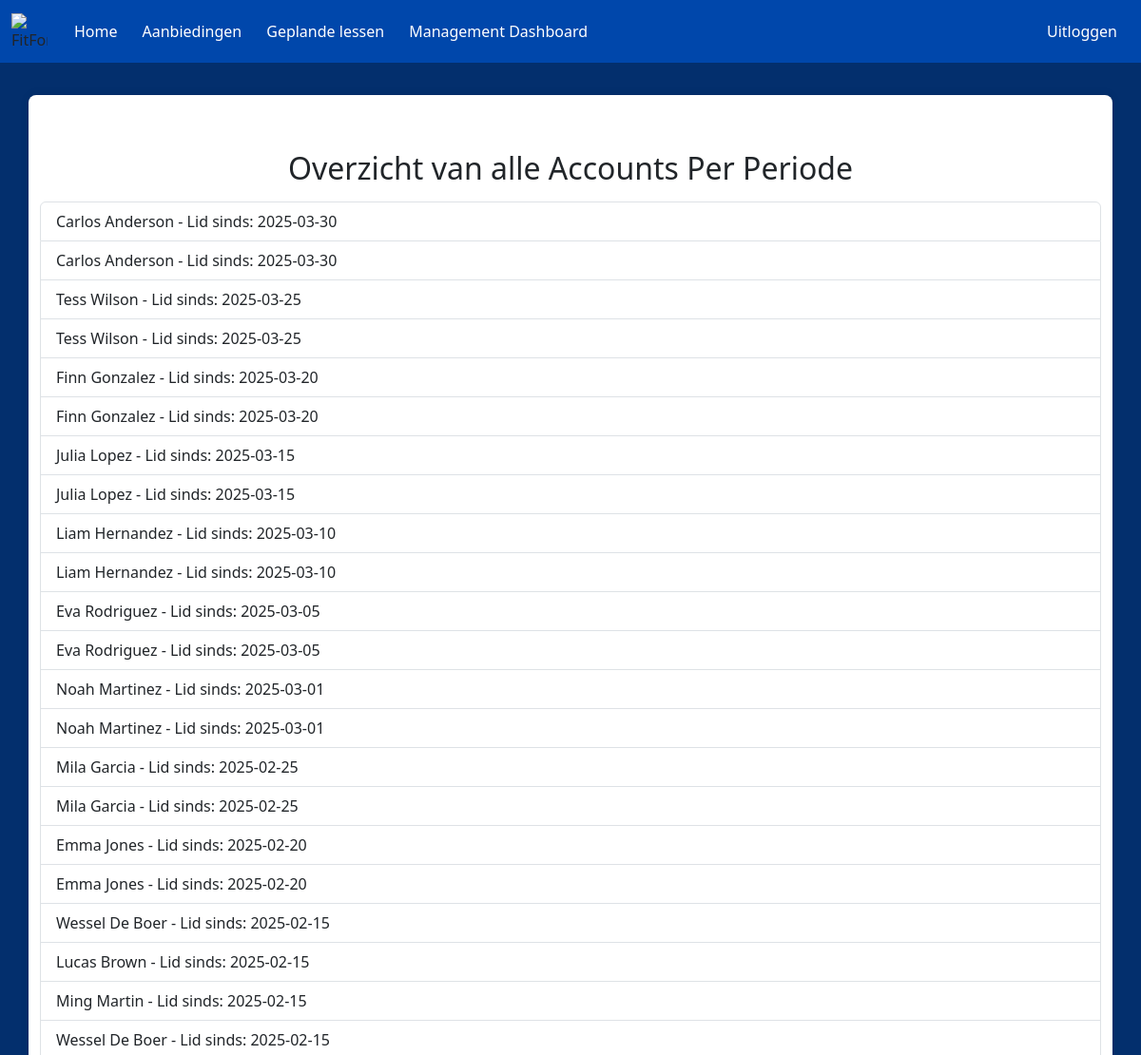
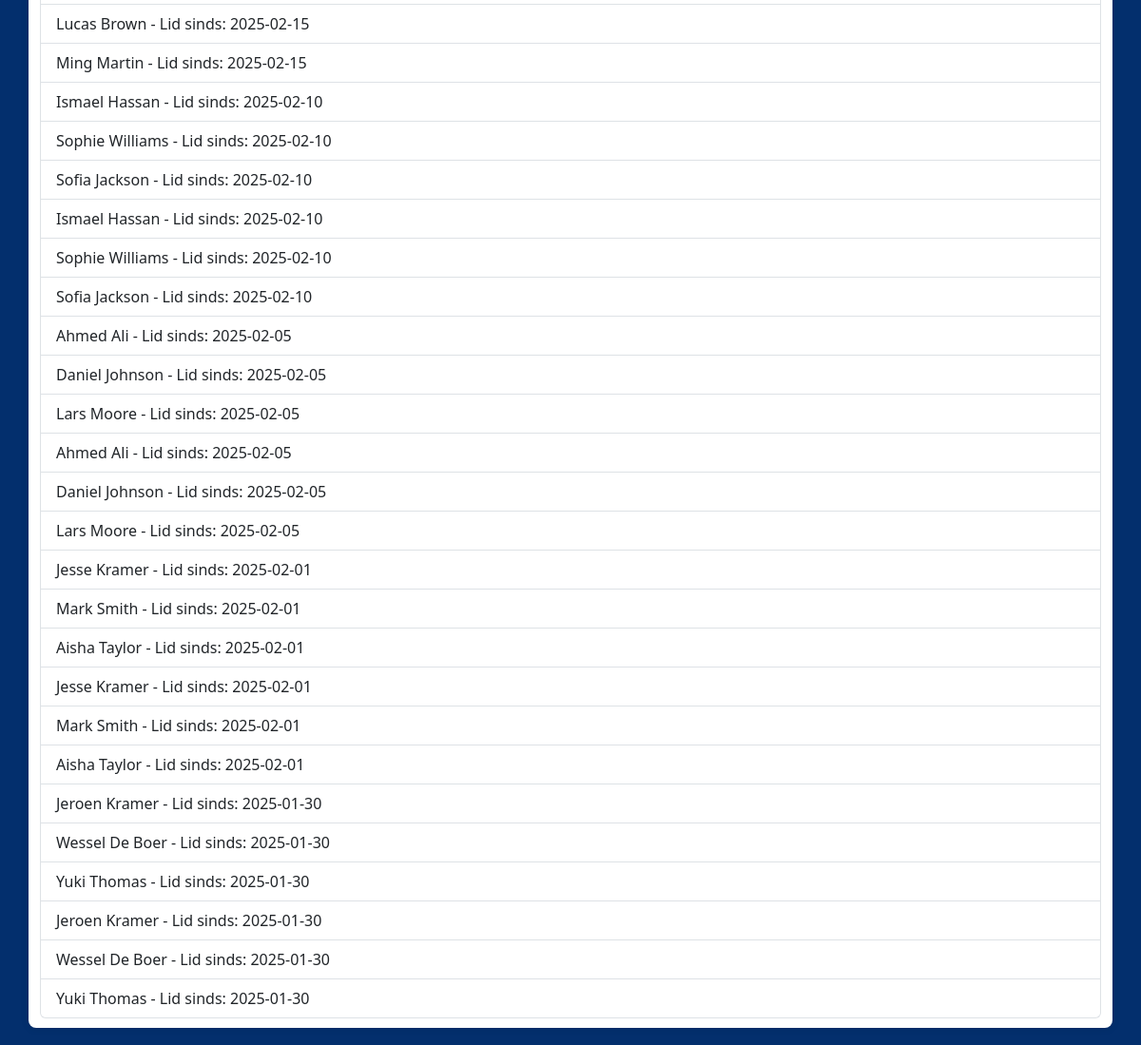
Before: /PerPeriode/AccountPerPeriode.php with the older database file (2 pictures, top to bottom).
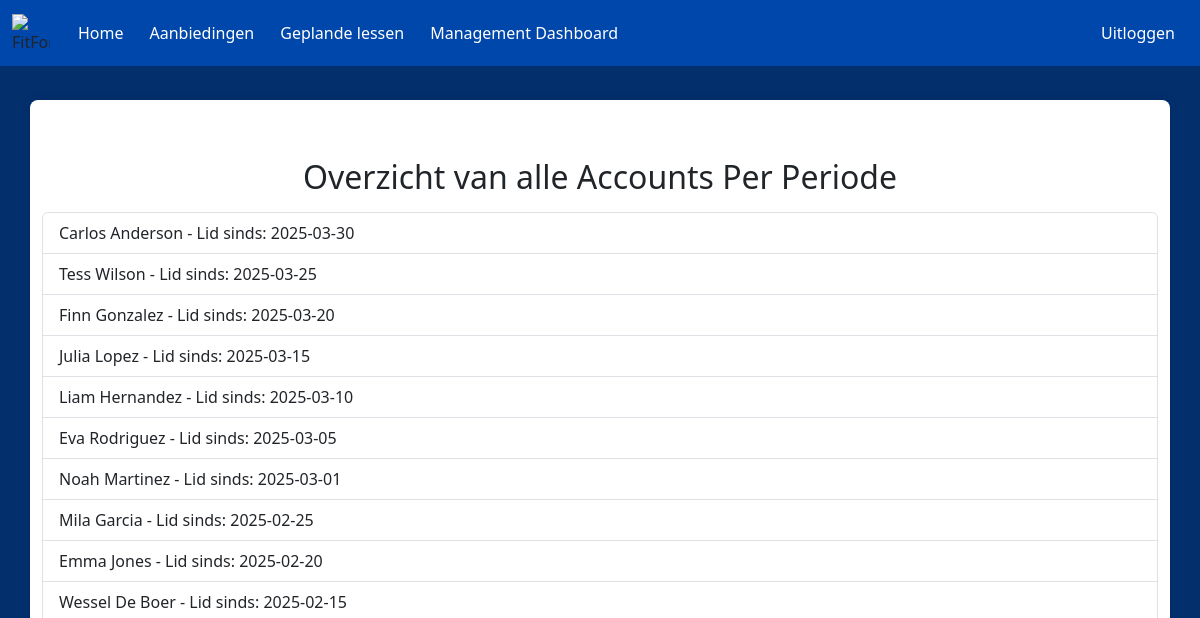
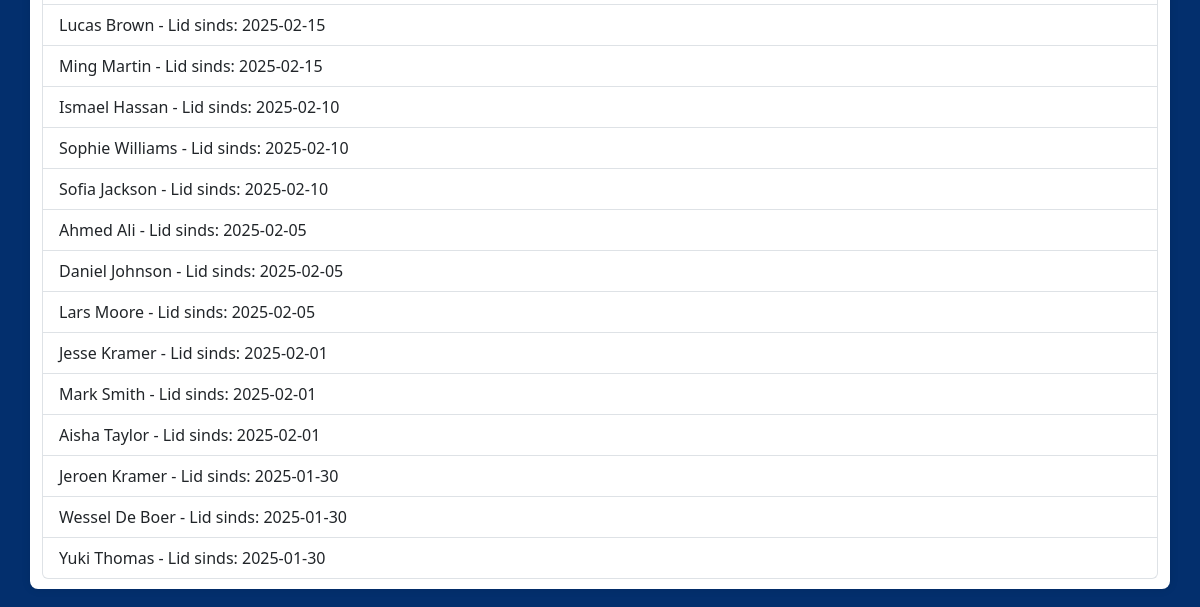
After: the same page with the newer database file (2 pictures, top to bottom).
### tables this page shows
CREATE TABLE LidOverzicht
(
    Id               TINYINT(3)          UNSIGNED           NOT NULL   AUTO_INCREMENT
    ,Voornaam        VARCHAR(150)                           NOT NULL
    ,Tussenvoegsel   VARCHAR(50)                            NULL
    ,Achternaam      VARCHAR(150)                           NOT NULL
    ,Lid_Sinds       DATE                                   NOT NULL
    ,CONSTRAINT      PK_LidOverzicht_Id                     PRIMARY KEY CLUSTERED(Id)
);

### PerPeriode/AccountPerPeriode.php (the view, shortened to what this page needs)
<!doctype html>
<html lang="en">
  <head>
    <link rel="stylesheet" href="style.css">
    <link href="https://cdn.jsdelivr.net/npm/bootstrap@5.3.3/dist/css/bootstrap.min.css" rel="stylesheet">
  </head>
  <body>
  <nav class="navbar navbar-expand-lg fixed-top">
    <div class="container-fluid">
        <img class="logo"
          src="https://www.burda-forward.de/files/images/03_Media/Brands/FitForFun/BF_Media_Brands_FitForFun_logo.png"
          alt="FitForFun Logo">
      <div class="collapse navbar-collapse" id="navbarNav">
      <ul class="navbar-nav me-auto">
          <li class="nav-item">
            <a class="nav-link" href="../Homepagina/index.php">Home</a>
          </li>
          <li class="nav-item">
          <a class="nav-link" href="../AanbiedingenPagina/aanbiedingen.php">Aanbiedingen</a>
          </li>
          <li class="nav-item">
            <a class="nav-link" href="../lessonkalender/lessen.php">Geplande lessen</a>
          </li>
          <li class="nav-item">
            <a class="nav-link" href="../Dashboard/Dashboard.php">Management Dashboard</a>
          </li>
        </ul>
        <ul class="navbar-nav">
          <li class="nav-item">
            <a class="nav-link" href="logout.php">Uitloggen</a>
          </li>
        </ul>
      </div>
    </div>
    </nav>
        <div class="container">
        <?php
            $mysqli = new mysqli("localhost", "root", "", "FitForFun");
            $result = $mysqli->query("SELECT Voornaam,Tussenvoegsel,Achternaam, Lid_Sinds  FROM LidOverzicht ORDER BY Lid_Sinds DESC");
            if ($result->num_rows > 0) {
                echo str_repeat("<br>", 2);
                echo "<h2 class='mb-3 text-center'>Overzicht van alle Accounts Per Periode</h2><ul class='list-group'>";
                while ($row = $result->fetch_assoc()) {
                    echo "<li class='list-group-item d-flex justify-content-between align-items-center'>";
                    echo "<span>" . htmlspecialchars($row['Voornaam'] ) . " " .htmlspecialchars($row['Tussenvoegsel'] ?? '') . " " . htmlspecialchars($row['Achternaam']) . " - Lid sinds: " . htmlspecialchars($row['Lid_Sinds']) . "</span>";
                    echo "<span>";
                }
                echo "</ul>";
            } else {
                echo "";
            }
            ?>
                </div>
  </body>
</html>

### PerPeriode/style.css (style rules this page uses)
body { font-family: Arial, sans-serif; background-color: #060690; background-size: cover; background-position: center; background-color: #032f6d !important; padding-top: 80px; }
.container { width: 500px; margin: 20px auto; padding: 10px; background-color: white; border-radius: 8px; box-shadow: 0 0 10px rgba(0, 0, 0, 0.1); }
.navbar { background-color: #0047AB; }
.logo { width: 38px; height: 38px; margin-right: 15px; }
.nav-link { color: white !important; margin: 5px; }

Changed rows visible on the page:
removed lidoverzicht: Voornaam "Carlos", Achternaam "Anderson", Lid_Sinds "2025-03-30"
removed lidoverzicht: Voornaam "Tess", Achternaam "Wilson", Lid_Sinds "2025-03-25"
removed lidoverzicht: Voornaam "Finn", Achternaam "Gonzalez", Lid_Sinds "2025-03-20"
removed lidoverzicht: Voornaam "Julia", Achternaam "Lopez", Lid_Sinds "2025-03-15"
removed lidoverzicht: Voornaam "Liam", Achternaam "Hernandez", Lid_Sinds "2025-03-10"
removed lidoverzicht: Voornaam "Eva", Achternaam "Rodriguez", Lid_Sinds "2025-03-05"
removed lidoverzicht: Voornaam "Noah", Achternaam "Martinez", Lid_Sinds "2025-03-01"
removed lidoverzicht: Voornaam "Mila", Achternaam "Garcia", Lid_Sinds "2025-02-25"
removed lidoverzicht: Voornaam "Emma", Achternaam "Jones", Lid_Sinds "2025-02-20"
removed lidoverzicht: Voornaam "Wessel", Achternaam "De Boer", Lid_Sinds "2025-02-15"
removed lidoverzicht: Voornaam "Lucas", Achternaam "Brown", Lid_Sinds "2025-02-15"
removed lidoverzicht: Voornaam "Ming", Achternaam "Martin", Lid_Sinds "2025-02-15"
removed lidoverzicht: Voornaam "Ismael", Achternaam "Hassan", Lid_Sinds "2025-02-10"
removed lidoverzicht: Voornaam "Sophie", Achternaam "Williams", Lid_Sinds "2025-02-10"
removed lidoverzicht: Voornaam "Sofia", Achternaam "Jackson", Lid_Sinds "2025-02-10"
removed lidoverzicht: Voornaam "Ahmed", Achternaam "Ali", Lid_Sinds "2025-02-05"
removed lidoverzicht: Voornaam "Daniel", Achternaam "Johnson", Lid_Sinds "2025-02-05"
removed lidoverzicht: Voornaam "Lars", Achternaam "Moore", Lid_Sinds "2025-02-05"
removed lidoverzicht: Voornaam "Jesse", Achternaam "Kramer", Lid_Sinds "2025-02-01"
removed lidoverzicht: Voornaam "Mark", Achternaam "Smith", Lid_Sinds "2025-02-01"
removed lidoverzicht: Voornaam "Aisha", Achternaam "Taylor", Lid_Sinds "2025-02-01"
removed lidoverzicht: Voornaam "Jeroen", Achternaam "Kramer", Lid_Sinds "2025-01-30"
removed lidoverzicht: Voornaam "Wessel", Achternaam "De Boer", Lid_Sinds "2025-01-30"
removed lidoverzicht: Voornaam "Yuki", Achternaam "Thomas", Lid_Sinds "2025-01-30"
